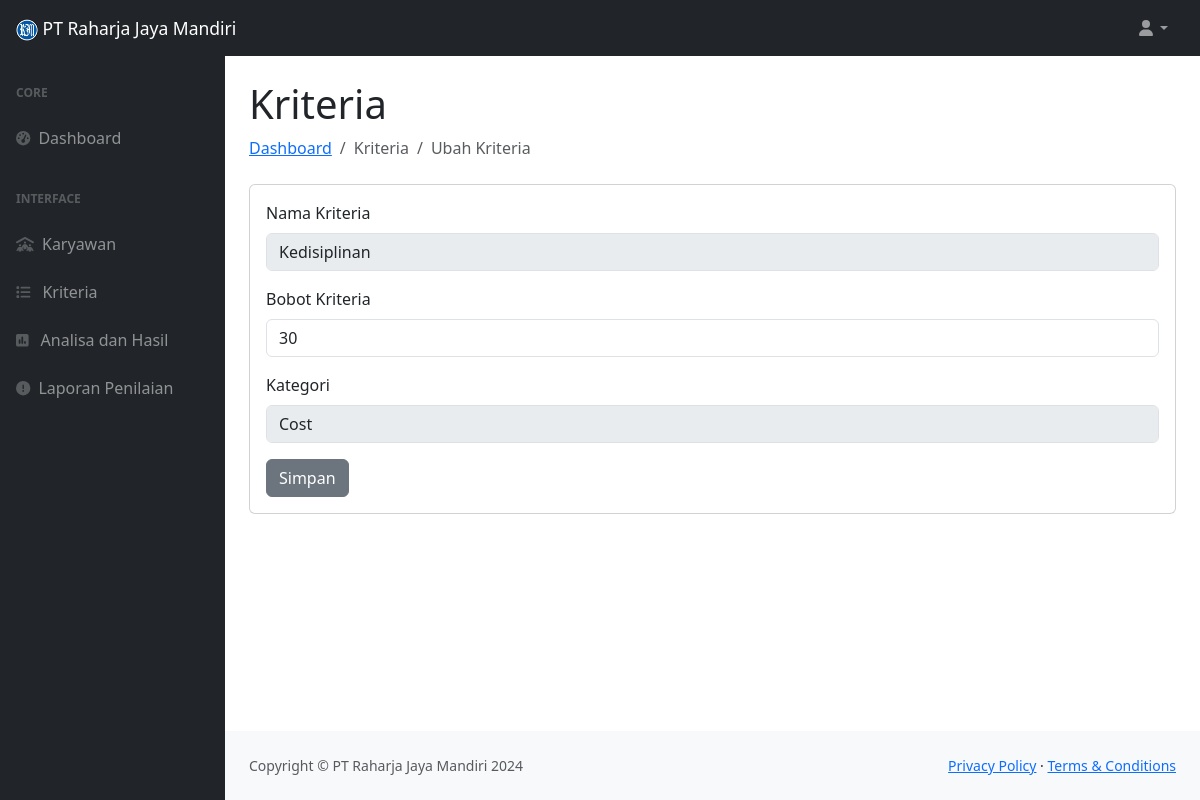
/hrd/?halaman=kriteria_aksi&aksi=ubah&id_kriteria=1, run on the app's committed database.
### tables this page shows
CREATE TABLE `tb_kriteria` (
  `id_kriteria` int(11) NOT NULL,
  `nama_kriteria` varchar(50) NOT NULL,
  `bobot_kriteria` double NOT NULL,
  `kategori` varchar(11) NOT NULL
);

### hrd/kriteria-aksi.php (the view, shortened to what this page needs)
<?php
if (isset($_GET['aksi'])) {
    include "../src/config.php";
    $aksi = $_GET['aksi'];
    if ($aksi == 'ubah') {
        if (isset($_GET['id_kriteria'])) {
            $id_kriteria = $_GET['id_kriteria'];
            $data = mysqli_query($conn, "SELECT * FROM tb_kriteria WHERE id_kriteria='$id_kriteria'");
            $row = mysqli_fetch_assoc($data);
            ?>
            <h1 class="mt-4">Kriteria</h1>
            <ol class="breadcrumb mb-4">
                <li class="breadcrumb-item"><a href="./?halaman=dashboard">Dashboard</a></li>
                <li class="breadcrumb-item active">Kriteria</li>
                <li class="breadcrumb-item active">Ubah Kriteria</li>
            </ol>
            <div class="card mb-4">
                <div class="card-body">
                    <form action="kriteria-proses.php?proses=ubah" method="post" enctype="multipart/form-data">
                        <div class="mb-3">
                            <label for="nama_kriteria" class="form-label">Nama Kriteria</label>
                            <input type="text" class="form-control" id="nama_kriteria" name="nama_kriteria"
                                value="<?= htmlspecialchars($row['nama_kriteria']) ?>" readonly>
                        </div>
                        <div class="mb-3">
                            <label for="bobot_kriteria" class="form-label">Bobot Kriteria</label>
                            <input type="text" class="form-control" id="bobot_kriteria" name="bobot_kriteria"
                                value="<?= htmlspecialchars($row['bobot_kriteria']) ?>" required>
                        </div>
                        <div class="mb-3">
                            <label for="kategori" class="form-label">Kategori</label>
                            <input type="text" class="form-control" id="kategori" name="kategori"
                                value="<?= htmlspecialchars($row['kategori']) ?>" readonly>
                        </div>
                        <div class="text-right">
                            <input type="submit" name="ubah" value="Simpan" class="btn btn-secondary">
                        </div>
                    </form>
                </div>
            </div>
            <?php
        }
    }
}
?>

### data on the page
tb_kriteria: nama_kriteria "Kedisiplinan", bobot_kriteria "30", kategori "Cost"
